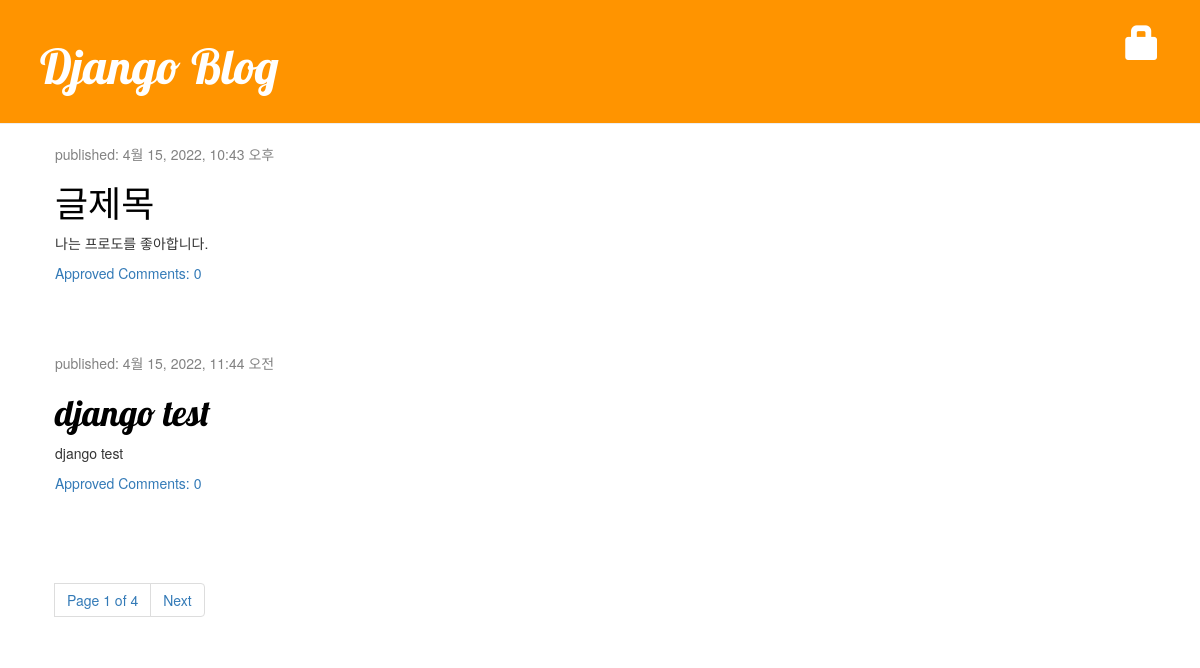
The page / on the database its author committed.
### blog/models.py (models this page shows, shortened)
class Post(models.Model):
    author = models.ForeignKey('auth.User',on_delete=models.CASCADE)
    title = models.CharField(max_length=200, validators=[min_length_2_validator])
    text = models.TextField()
    created_date = models.DateTimeField(default=timezone.now)
    published_date = models.DateTimeField(blank=True, null=True)
    def approved_comments(self):
        return self.comments.filter(approved_comment=True)

### blog/views.py (the view)
# urls.py: path('', views.post_list, name='post_list_home'),
def post_list(request):
    post_queryset = Post.objects.filter(published_date__lte=timezone.now()).order_by('-published_date')
    paginator = Paginator(post_queryset, 2)
    try:
        page_number = request.GET.get('page')
        page = paginator.page(page_number)
    except PageNotAnInteger:
        page = paginator.page(1)
    except EmptyPage:
        page = paginator.page(paginator.num_pages)
    return render(request, 'blog/post_list.html', {'post_list': page})

### blog/templates/blog/post_list.html
{% extends 'blog/base.html' %}
{% block content %}
    {% for post in post_list %}
        <div class="post">
            <div class="date">
                <p>published: {{ post.published_date }}</p>
            </div>
            <h1><a href="{% url 'post_detail' pk=post.pk %}">{{ post.title }}</a></h1>
            <p>{{ post.text| linebreaksbr }}</p>
            <a href="{% url 'post_detail' pk=post.pk %}">Approved Comments: {{ post.approved_comments.count }}</a>
        </div>
    {% empty %}
        <p>Blog(글)이 없습니다.</p>
    {% endfor %}
    {% include 'blog/pagination.html' with page=post_list %}
{% endblock %}

### blog/templates/blog/base.html (shortened to what this page needs)
<!DOCTYPE html>
{% load static %}
<html lang="ko">
<head>
    <link rel="stylesheet" href="https://maxcdn.bootstrapcdn.com/bootstrap/3.3.2/css/bootstrap.min.css">
    <link rel="stylesheet" href="https://maxcdn.bootstrapcdn.com/bootstrap/3.3.2/css/bootstrap-theme.min.css">
    <link rel="stylesheet" href="{% static 'css/blog.css' %}">
</head>
<body>
    <div class="page-header">
        {% if user.is_authenticated %}
            <a href="{% url 'post_new' %}" class="top-menu">
                <span class="glyphicon glyphicon-plus"></span>
            </a>
            <p class="top-menu">Hello {{ user.username }}
                <small>
                    (<a href="{% url 'logout' %}?next={{request.path}}">Log out</a>)
                </small>
            </p>
        {% else %}
            <a href="{% url 'login' %}?next={{request.path}}" class="top-menu">
                <span class="glyphicon glyphicon-lock"></span>
            </a>
        {% endif %}
        <h1><a href="{% url 'post_list_home' %}">Django Blog</a></h1>
    </div>
    <div class="content container">
        <div class="row">
            <div class="col-md-8">
                {% block content %}
                {% endblock %}
            </div>
        </div>
    </div>
</body>
</html>

### blog/templates/blog/pagination.html (shortened to what this page needs)
<nav aria-label="Page navigation example" >
    <ul class="pagination">
        <li class="page-item">
            <a class="page-link">Page {{page.number}} of {{page.paginator.num_pages}}</a>
        </li>
        <li class="page-item">
            {% if page.has_next %}
                <a class="page-link" href="?page={{page.next_page_number}}">Next</a>
            {% endif %}
        </li>
    </ul>
</nav>

### blog/static/css/blog.css (style rules this page uses)
.page-header { background-color: #ff9400; margin-top: 0; padding: 20px 20px 20px 40px; }
.page-header h1, .page-header h1 a, .page-header h1 a:visited, .page-header h1 a:active { color: #ffffff; font-size: 36pt; text-decoration: none; }
.content { margin-left: 40px; }
h1, h2, h3, h4 { font-family: 'Lobster', cursive; }
.date { color: #828282; }
.top-menu, .top-menu:hover, .top-menu:visited { color: #ffffff; float: right; font-size: 26pt; margin-right: 20px; }
.post { margin-bottom: 70px; }
.post h1 a, .post h1 a:visited { color: #000000; }

### rows shown on the page
Post: published_date "4월 15, 2022, 10:43 오후", title "글제목", text "나는 프로도를 좋아합니다.", approved_comments.count "0"
Post: published_date "4월 15, 2022, 11:44 오전", title "django test", text "django test", approved_comments.count "0"

### other values the page prints
{{ page.number }} "1"
{{ page.paginator.num_pages }} "4"
